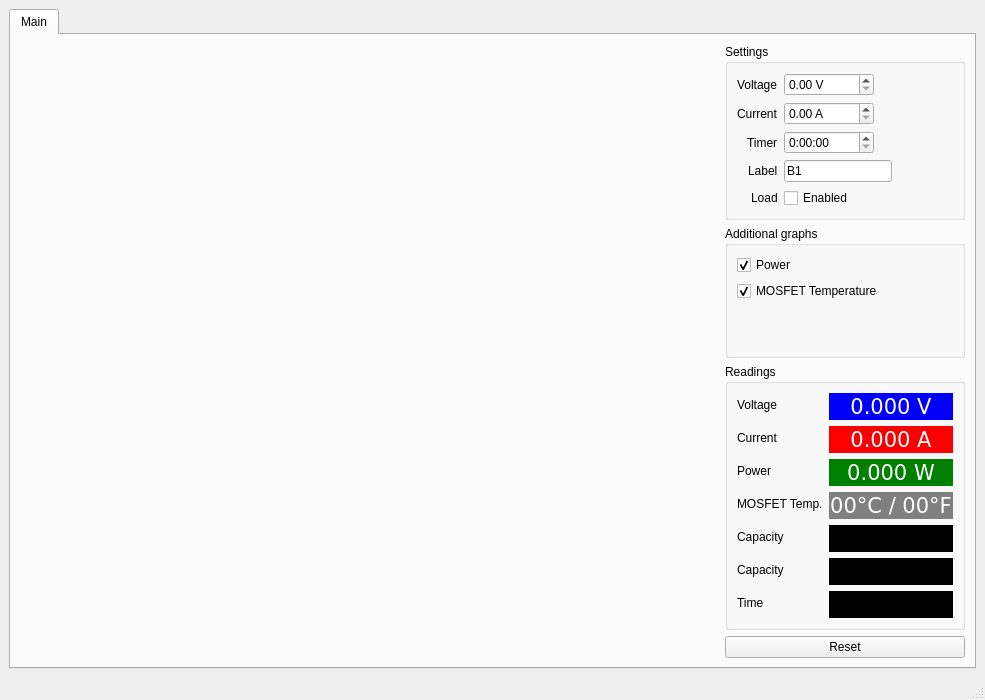
<?xml version="1.0" encoding="UTF-8"?>
<ui version="4.0">
 <class>MainWindow</class>
 <widget class="QMainWindow" name="MainWindow">
  <property name="geometry">
   <rect>
    <x>0</x>
    <y>0</y>
    <width>985</width>
    <height>700</height>
   </rect>
  </property>

  <property name="windowTitle">
   <string>Battery tester</string>
  </property>

  <widget class="QWidget" name="centralwidget">
   <layout class="QGridLayout" name="gridLayout">
    <item row="0" column="0">
     <widget class="QTabWidget" name="tabs">
      <property name="sizePolicy">
       <sizepolicy hsizetype="Expanding" vsizetype="Expanding">
        <horstretch>0</horstretch>
        <verstretch>0</verstretch>
       </sizepolicy>
      </property>
      <property name="currentIndex">
       <number>0</number>
      </property>
      <widget class="QWidget" name="tab1">
       <attribute name="title">
        <string>Main</string>
       </attribute>
       <layout class="QHBoxLayout" name="horizontalLayout_2">

        <!-- plot placeholder -->
        <item>
         <widget class="QWidget" name="plot_placeholder" native="true">
          <property name="sizePolicy">
           <sizepolicy hsizetype="MinimumExpanding" vsizetype="Expanding">
            <horstretch>9</horstretch>
            <verstretch>0</verstretch>
           </sizepolicy>
          </property>
          <property name="minimumSize">
           <size>
            <width>600</width>
            <height>400</height>
           </size>
          </property>
         </widget>
        </item>

        <!-- right sidebar -->
        <item>
         <layout class="QVBoxLayout" name="controlsLayout">

          <!-- settings block -->
          <item>
           <widget class="QGroupBox" name="ranges">
            <property name="title">
             <string>Settings</string>
            </property>
            <layout class="QFormLayout" name="formLayout">
             <property name="fieldGrowthPolicy">
              <enum>QFormLayout::FieldsStayAtSizeHint</enum>
             </property>
             <property name="labelAlignment">
              <set>Qt::AlignRight|Qt::AlignTrailing|Qt::AlignVCenter</set>
             </property>

             <!-- voltage -->
             <item row="0" column="0">
              <widget class="QLabel" name="label">
               <property name="text">
                <string>Voltage</string>
               </property>
              </widget>
             </item>
             <item row="0" column="1">
              <widget class="QDoubleSpinBox" name="set_voltage">
               <property name="minimumSize">
                <size>
                 <width>90</width>
                 <height>0</height>
                </size>
               </property>
               <property name="baseSize">
                <size>
                 <width>90</width>
                 <height>0</height>
                </size>
               </property>
               <property name="prefix">
                <string/>
               </property>
               <property name="suffix">
                <string> V</string>
               </property>
               <property name="singleStep">
                <double>0.100000000000000</double>
               </property>
               <property name="stepType">
                <enum>QAbstractSpinBox::AdaptiveDecimalStepType</enum>
               </property>
              </widget>
             </item>

             <!-- current -->
             <item row="1" column="0">
              <widget class="QLabel" name="label_2">
               <property name="text">
                <string>Current</string>
               </property>
              </widget>
             </item>
             <item row="1" column="1">
              <widget class="QDoubleSpinBox" name="set_current">
               <property name="minimumSize">
                <size>
                 <width>90</width>
                 <height>0</height>
                </size>
               </property>
               <property name="baseSize">
                <size>
                 <width>90</width>
                 <height>0</height>
                </size>
               </property>
               <property name="suffix">
                <string> A</string>
               </property>
               <property name="singleStep">
                <double>0.100000000000000</double>
               </property>
               <property name="stepType">
                <enum>QAbstractSpinBox::AdaptiveDecimalStepType</enum>
               </property>
              </widget>
             </item>

             <!-- timer -->
             <item row="2" column="0">
              <widget class="QLabel" name="label_7">
               <property name="text">
                <string>Timer</string>
               </property>
              </widget>
             </item>
             <item row="2" column="1">
              <widget class="QTimeEdit" name="set_timer">
               <property name="enabled">
                <bool>true</bool>
               </property>
               <property name="minimumSize">
                <size>
                 <width>90</width>
                 <height>0</height>
                </size>
               </property>
               <property name="baseSize">
                <size>
                 <width>90</width>
                 <height>0</height>
                </size>
               </property>
               <property name="currentSection">
                <enum>QDateTimeEdit::HourSection</enum>
               </property>
               <property name="displayFormat">
                <string>h:mm:ss</string>
               </property>
              </widget>
             </item>

             <!-- cell label -->
             <item row="3" column="0">
              <widget class="QLabel" name="label_8">
               <property name="text">
                <string>Label</string>
               </property>
              </widget>
             </item>
             <item row="3" column="1">
              <widget class="QLineEdit" name="cellLabel">
               <property name="sizePolicy">
                <sizepolicy hsizetype="MinimumExpanding" vsizetype="Fixed">
                 <horstretch>0</horstretch>
                 <verstretch>0</verstretch>
                </sizepolicy>
               </property>
               <property name="minimumSize">
                <size>
                 <width>90</width>
                 <height>0</height>
                </size>
               </property>
               <property name="baseSize">
                <size>
                 <width>90</width>
                 <height>0</height>
                </size>
               </property>
               <property name="text">
                <string>B1</string>
               </property>
               <property name="maxLength">
                <number>20</number>
               </property>
              </widget>
             </item>

             <!-- load enabled -->
             <item row="4" column="0">
              <widget class="QLabel" name="label_10">
               <property name="text">
                <string>Load</string>
               </property>
              </widget>
             </item>
             <item row="4" column="1">
              <widget class="QCheckBox" name="en_checkbox">
               <property name="text">
                <string>Enabled</string>
               </property>
              </widget>
             </item>

            </layout>
           </widget>
          </item>

          <!-- graphs block -->
          <item>
           <widget class="QGroupBox" name="enabledgraphs">
            <property name="title">
             <string>Additional graphs</string>
            </property>
            <layout class="QFormLayout" name="formLayout">
             <property name="fieldGrowthPolicy">
              <enum>QFormLayout::FieldsStayAtSizeHint</enum>
             </property>
             <property name="labelAlignment">
              <set>Qt::AlignRight|Qt::AlignTrailing|Qt::AlignVCenter</set>
             </property>
             
             <item row="2" column="0">
              <widget class="QCheckBox" name="checkbox_p">
               <property name="text">
                <string>Power</string>
               </property>
               <property name="checked">
                <bool>true</bool>
               </property>
              </widget>
             </item>

             <item row="3" column="0">
              <widget class="QCheckBox" name="checkbox_t">
               <property name="text">
                <string>MOSFET Temperature</string>
               </property>
               <property name="checked">
                <bool>true</bool>
               </property>
              </widget>
             </item>

            </layout>
           </widget>
          </item>

          <!-- readings block -->
          <item>
           <widget class="QGroupBox" name="groupBox">
            <property name="title">
             <string>Readings</string>
            </property>
            <layout class="QFormLayout" name="formLayout_2">
             <property name="fieldGrowthPolicy">
              <enum>QFormLayout::AllNonFixedFieldsGrow</enum>
             </property>

             <item row="0" column="0">
              <widget class="QLabel" name="label_3">
               <property name="text">
                <string>Voltage</string>
               </property>
              </widget>
             </item>
             <item row="0" column="1">
              <widget class="QLabel" name="readVoltage">
               <property name="palette">
                <palette>
                 <active>
                  <colorrole role="WindowText">
                   <brush brushstyle="SolidPattern">
                    <color alpha="255">
                     <red>255</red>
                     <green>255</green>
                     <blue>255</blue>
                    </color>
                   </brush>
                  </colorrole>
                 </active>
                 <inactive>
                  <colorrole role="WindowText">
                   <brush brushstyle="SolidPattern">
                    <color alpha="255">
                     <red>255</red>
                     <green>255</green>
                     <blue>255</blue>
                    </color>
                   </brush>
                  </colorrole>
                 </inactive>
                 <disabled>
                  <colorrole role="WindowText">
                   <brush brushstyle="SolidPattern">
                    <color alpha="255">
                     <red>160</red>
                     <green>162</green>
                     <blue>162</blue>
                    </color>
                   </brush>
                  </colorrole>
                 </disabled>
                </palette>
               </property>
               <property name="font">
                <font>
                 <pointsize>16</pointsize>
                </font>
               </property>
               <property name="styleSheet">
                <string notr="true">border-radius:0.4em;border:1px solid #0000fa; background:#0000fa;</string>
               </property>
               <property name="text">
                <string>&lt;pre&gt;0.000 V&lt;/pre&gt;</string>
               </property>
               <property name="alignment">
                <set>Qt::AlignCenter</set>
               </property>
              </widget>
             </item>

             <item row="1" column="0">
              <widget class="QLabel" name="readCurrentLabel">
               <property name="text">
                <string>Current</string>
               </property>
              </widget>
             </item>
             <item row="1" column="1">
              <widget class="QLabel" name="readCurrent">
               <property name="palette">
                <palette>
                 <active>
                  <colorrole role="WindowText">
                   <brush brushstyle="SolidPattern">
                    <color alpha="255">
                     <red>255</red>
                     <green>255</green>
                     <blue>255</blue>
                    </color>
                   </brush>
                  </colorrole>
                 </active>
                 <inactive>
                  <colorrole role="WindowText">
                   <brush brushstyle="SolidPattern">
                    <color alpha="255">
                     <red>255</red>
                     <green>255</green>
                     <blue>255</blue>
                    </color>
                   </brush>
                  </colorrole>
                 </inactive>
                 <disabled>
                  <colorrole role="WindowText">
                   <brush brushstyle="SolidPattern">
                    <color alpha="255">
                     <red>255</red>
                     <green>255</green>
                     <blue>255</blue>
                    </color>
                   </brush>
                  </colorrole>
                 </disabled>
                </palette>
               </property>
               <property name="font">
                <font>
                 <pointsize>16</pointsize>
                </font>
               </property>
               <property name="styleSheet">
                <string notr="true">border-radius:0.4em;border:1px solid #fa0000; background:#fa0000;</string>
               </property>
               <property name="text">
                <string>&lt;pre&gt;0.000 A&lt;/pre&gt;</string>
               </property>
               <property name="alignment">
                <set>Qt::AlignCenter</set>
               </property>
              </widget>
             </item>

             <item row="2" column="1">
              <widget class="QLabel" name="Wattage">
               <property name="palette">
                <palette>
                 <active>
                  <colorrole role="WindowText">
                   <brush brushstyle="SolidPattern">
                    <color alpha="255">
                     <red>255</red>
                     <green>255</green>
                     <blue>255</blue>
                    </color>
                   </brush>
                  </colorrole>
                 </active>
                 <inactive>
                  <colorrole role="WindowText">
                   <brush brushstyle="SolidPattern">
                    <color alpha="255">
                     <red>255</red>
                     <green>255</green>
                     <blue>255</blue>
                    </color>
                   </brush>
                  </colorrole>
                 </inactive>
                 <disabled>
                  <colorrole role="WindowText">
                   <brush brushstyle="SolidPattern">
                    <color alpha="255">
                     <red>255</red>
                     <green>255</green>
                     <blue>255</blue>
                    </color>
                   </brush>
                  </colorrole>
                 </disabled>
                </palette>
               </property>
               <property name="font">
                <font>
                 <pointsize>16</pointsize>
                </font>
               </property>
               <property name="styleSheet">
                <string notr="true">border-radius:0.4em;border:1px solid #008000; background:#008000;</string>
               </property>
               <property name="text">
                <string>&lt;pre&gt;0.000 W&lt;/pre&gt;</string>
               </property>
               <property name="alignment">
                <set>Qt::AlignCenter</set>
               </property>
              </widget>
             </item>

             <item row="2" column="0">
              <widget class="QLabel" name="label_12">
               <property name="text">
                <string>Power</string>
               </property>
              </widget>
             </item>
             
             <item row="3" column="1">
              <widget class="QLabel" name="readTemp">
               <property name="palette">
                <palette>
                 <active>
                  <colorrole role="WindowText">
                   <brush brushstyle="SolidPattern">
                    <color alpha="255">
                     <red>255</red>
                     <green>255</green>
                     <blue>255</blue>
                    </color>
                   </brush>
                  </colorrole>
                 </active>
                 <inactive>
                  <colorrole role="WindowText">
                   <brush brushstyle="SolidPattern">
                    <color alpha="255">
                     <red>255</red>
                     <green>255</green>
                     <blue>255</blue>
                    </color>
                   </brush>
                  </colorrole>
                 </inactive>
                 <disabled>
                  <colorrole role="WindowText">
                   <brush brushstyle="SolidPattern">
                    <color alpha="255">
                     <red>255</red>
                     <green>255</green>
                     <blue>255</blue>
                    </color>
                   </brush>
                  </colorrole>
                 </disabled>
                </palette>
               </property>
               <property name="font">
                <font>
                 <pointsize>16</pointsize>
                </font>
               </property>
               <property name="styleSheet">
                <string notr="true">border-radius:0.4em;border:1px solid #808080; background:#808080;</string>
               </property>
               <property name="text">
                <string>&lt;pre&gt;00°C / 00°F&lt;/pre&gt;</string>
               </property>
               <property name="alignment">
                <set>Qt::AlignCenter</set>
               </property>
              </widget>
             </item>
             <item row="3" column="0">
              <widget class="QLabel" name="label_11">
               <property name="text">
                <string>MOSFET Temp.</string>
               </property>
              </widget>
             </item>
             
             <item row="5" column="1">
              <widget class="QLabel" name="readCapAH">
               <property name="font">
                <font>
                 <pointsize>16</pointsize>
                </font>
               </property>
               <property name="styleSheet">
                <string notr="true">border-radius:0.4em;border:1px solid; background:#000;</string>
               </property>
               <property name="text">
                <string>&lt;pre&gt;0.000 Ah&lt;/pre&gt;</string>
               </property>
               <property name="alignment">
                <set>Qt::AlignCenter</set>
               </property>
              </widget>
             </item>
             <item row="5" column="0">
              <widget class="QLabel" name="label_5">
               <property name="text">
                <string>Capacity</string>
               </property>
              </widget>
             </item>

             <item row="6" column="0">
              <widget class="QLabel" name="label_6">
               <property name="text">
                <string>Capacity</string>
               </property>
              </widget>
             </item>
             <item row="6" column="1">
              <widget class="QLabel" name="readCapWH">
               <property name="font">
                <font>
                 <pointsize>16</pointsize>
                </font>
               </property>
               <property name="styleSheet">
                <string notr="true">border-radius:0.4em;border:1px solid; background:#000;</string>
               </property>
               <property name="text">
                <string>&lt;pre&gt;0.000 Wh&lt;/pre&gt;</string>
               </property>
               <property name="alignment">
                <set>Qt::AlignCenter</set>
               </property>
              </widget>
             </item>

             <item row="7" column="1">
              <widget class="QLabel" name="readTime">
               <property name="font">
                <font>
                 <pointsize>16</pointsize>
                </font>
               </property>
               <property name="styleSheet">
                <string notr="true">border-radius:0.4em;border:1px solid; background:#000;</string>
               </property>
               <property name="text">
                <string>&lt;pre&gt;00:00:00&lt;/pre&gt;</string>
               </property>
               <property name="alignment">
                <set>Qt::AlignCenter</set>
               </property>
              </widget>
             </item>
             <item row="7" column="0">
              <widget class="QLabel" name="label_9">
               <property name="text">
                <string>Time</string>
               </property>
              </widget>
             </item>



            </layout>
           </widget>
          </item>

          <!-- reset button -->
          <item>
           <widget class="QPushButton" name="resetButton">
            <property name="text">
             <string>Reset</string>
            </property>
           </widget>
          </item>
         </layout>
        </item>
       </layout>
      </widget>
     </widget>
    </item>
   </layout>
  </widget>
  <widget class="QStatusBar" name="statusbar"/>
 </widget>
 <resources/>
 <connections/>
</ui>
